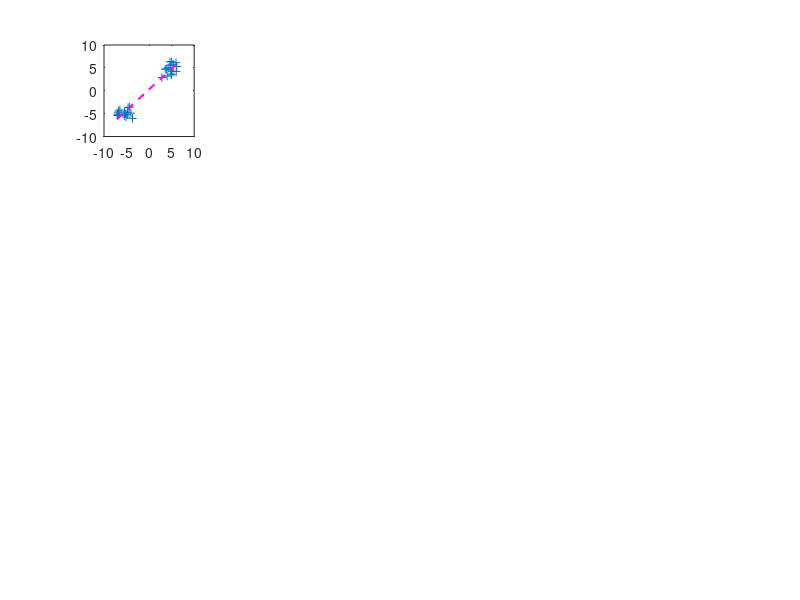

Recreate this plot in MATLAB. (Note: this script raises an error after producing the figure.)
%% Compare RSA Matrices Simulation

N = 16;

figure('Pos', [326 71 1291 912])

mu = [-5 -5; 5 5];
sigma = cat(3,[1 0; 0 1], [1 0; 0 1]);
%rng('default')  % For reproducibility
R = [];
R = [R; mvnrnd(mu(1,:),sigma(:,:,1),N)];
R = [R; mvnrnd(mu(2,:),sigma(:,:,2),N)];

subplot(4,5,1)
plot(R(:,1),R(:,2),'+')
set(gca,'xlim',[-10 10], 'ylim',[-10 10])
hold on
B = polyfit(R(:,1), R(:,2),1);
ls1 = plot(linspace(min(R(:,1)), max(R(:,1)),N),B(2) + linspace(min(R(:,1)), max(R(:,1)),N)*B(1),'--m','linewidth',1.5);
text(ls1.XData(end), ls1.YData(end),strrep(sprintf('r = %1.3f',corr(R(:,1), R(:,2))),'0.','.'),'Color','m')
B = polyfit(R(1:N,1), R(1:N,2),1);
ls2 = plot(linspace(min(R(1:N,1)), max(R(1:N,1)),N),B(2) + linspace(min(R(1:N,1)), max(R(1:N,1)),N)*B(1),'--r','linewidth',1.5);
text(ls2.XData(end), ls2.YData(end),strrep(sprintf('r = %1.3f',corr(R(1:N,1), R(1:N,2))),'0.','.'),'Color','r')
B = polyfit(R(N+1:end,1), R(N+1:end,2),1);
ls3 = plot(linspace(min(R(N+1:end,1)), max(R(N+1:end,1)),N),B(2) + linspace(min(R(N+1:end,1)), max(R(N+1:end,1)),N)*B(1),'--g','linewidth',1.5);
text(ls3.XData(end), ls3.YData(end),strrep(sprintf('r = %1.3f',corr(R(N+1:end,1), R(N+1:end,2))),'0.','.'),'Color','g')
hold off
title(sprintf('V_{corr} = %1.4f', (atanh(corr(R(1:N,1), R(1:N,2))) - atanh(corr(R(N+1:end,1), R(N+1:end,2))))*(atanh(corr(R(:,1), R(:,2))))))

mu = [-1 -1; 1 1];
sigma = cat(3,[1 0; 0 1], [1 0; 0 1]);
%rng('default')  % For reproducibility
R = [];
R = [R; mvnrnd(mu(1,:),sigma(:,:,1),N)];
R = [R; mvnrnd(mu(2,:),sigma(:,:,2),N)];

subplot(4,5,2)
plot(R(:,1),R(:,2),'+')
set(gca,'xlim',[-5 5], 'ylim',[-5 5])
hold on
B = polyfit(R(:,1), R(:,2),1);
ls1 = plot(linspace(min(R(:,1)), max(R(:,1)),N),B(2) + linspace(min(R(:,1)), max(R(:,1)),N)*B(1),'--m','linewidth',1.5);
text(ls1.XData(end), ls1.YData(end),strrep(sprintf('r = %1.3f',corr(R(:,1), R(:,2))),'0.','.'),'Color','m')
B = polyfit(R(1:N,1), R(1:N,2),1);
ls2 = plot(linspace(min(R(1:N,1)), max(R(1:N,1)),N),B(2) + linspace(min(R(1:N,1)), max(R(1:N,1)),N)*B(1),'--r','linewidth',1.5);
text(ls2.XData(end), ls2.YData(end),strrep(sprintf('r = %1.3f',corr(R(1:N,1), R(1:N,2))),'0.','.'),'Color','r')
B = polyfit(R(N+1:end,1), R(N+1:end,2),1);
ls3 = plot(linspace(min(R(N+1:end,1)), max(R(N+1:end,1)),N),B(2) + linspace(min(R(N+1:end,1)), max(R(N+1:end,1)),N)*B(1),'--g','linewidth',1.5);
text(ls3.XData(end), ls3.YData(end),strrep(sprintf('r = %1.3f',corr(R(N+1:end,1), R(N+1:end,2))),'0.','.'),'Color','g')
hold off
title(sprintf('V_{corr} = %1.4f', (atanh(corr(R(1:N,1), R(1:N,2))) - atanh(corr(R(N+1:end,1), R(N+1:end,2))))*(atanh(corr(R(:,1), R(:,2))))))

mu = [0 0; 0 0];
sigma = cat(3,[1 0; 0 1], [1 0; 0 1]);
%rng('default')  % For reproducibility
R = [];
R = [R; mvnrnd(mu(1,:),sigma(:,:,1),N)];
R = [R; mvnrnd(mu(2,:),sigma(:,:,2),N)];

subplot(4,5,3)
plot(R(:,1),R(:,2),'+')
set(gca,'xlim',[-5 5], 'ylim',[-5 5])
hold on
B = polyfit(R(:,1), R(:,2),1);
ls1 = plot(linspace(min(R(:,1)), max(R(:,1)),N),B(2) + linspace(min(R(:,1)), max(R(:,1)),N)*B(1),'--m','linewidth',1.5);
text(ls1.XData(end), ls1.YData(end),strrep(sprintf('r = %1.3f',corr(R(:,1), R(:,2))),'0.','.'),'Color','m')
B = polyfit(R(1:N,1), R(1:N,2),1);
ls2 = plot(linspace(min(R(1:N,1)), max(R(1:N,1)),N),B(2) + linspace(min(R(1:N,1)), max(R(1:N,1)),N)*B(1),'--r','linewidth',1.5);
text(ls2.XData(end), ls2.YData(end),strrep(sprintf('r = %1.3f',corr(R(1:N,1), R(1:N,2))),'0.','.'),'Color','r')
B = polyfit(R(N+1:end,1), R(N+1:end,2),1);
ls3 = plot(linspace(min(R(N+1:end,1)), max(R(N+1:end,1)),N),B(2) + linspace(min(R(N+1:end,1)), max(R(N+1:end,2)),N)*B(1),'--g','linewidth',1.5);
text(ls3.XData(end), ls3.YData(end),strrep(sprintf('r = %1.3f',corr(R(N+1:end,1), R(N+1:end,2))),'0.','.'),'Color','g')
hold off
title(sprintf('V_{corr} = %1.4f', (atanh(corr(R(1:N,1), R(1:N,2))) - atanh(corr(R(N+1:end,1), R(N+1:end,2))))*(atanh(corr(R(:,1), R(:,2))))))

mu = [-1 1; 1 -1];
sigma = cat(3,[1 0; 0 1], [1 0; 0 1]);
%rng('default')  % For reproducibility
R = [];
R = [R; mvnrnd(mu(1,:),sigma(:,:,1),N)];
R = [R; mvnrnd(mu(2,:),sigma(:,:,2),N)];

subplot(4,5,4)
plot(R(:,1),R(:,2),'+')
set(gca,'xlim',[-5 5], 'ylim',[-5 5])
hold on
B = polyfit(R(:,1), R(:,2),1);
ls1 = plot(linspace(min(R(:,1)), max(R(:,1)),N),B(2) + linspace(min(R(:,1)), max(R(:,1)),N)*B(1),'--m','linewidth',1.5);
text(ls1.XData(end), ls1.YData(end),strrep(sprintf('r = %1.3f',corr(R(:,1), R(:,2))),'0.','.'),'Color','m')
B = polyfit(R(1:N,1), R(1:N,2),1);
ls2 = plot(linspace(min(R(1:N,1)), max(R(1:N,1)),N),B(2) + linspace(min(R(1:N,1)), max(R(1:N,1)),N)*B(1),'--r','linewidth',1.5);
text(ls2.XData(end), ls2.YData(end),strrep(sprintf('r = %1.3f',corr(R(1:N,1), R(1:N,2))),'0.','.'),'Color','r')
B = polyfit(R(N+1:end,1), R(N+1:end,2),1);
ls3 = plot(linspace(min(R(N+1:end,1)), max(R(N+1:end,1)),N),B(2) + linspace(min(R(N+1:end,1)), max(R(N+1:end,1)),N)*B(1),'--g','linewidth',1.5);
text(ls3.XData(end), ls3.YData(end),strrep(sprintf('r = %1.3f',corr(R(N+1:end,1), R(N+1:end,2))),'0.','.'),'Color','g')
hold off
title(sprintf('V_{corr} = %1.4f', (atanh(corr(R(1:N,1), R(1:N,2))) - atanh(corr(R(N+1:end,1), R(N+1:end,2))))*(atanh(corr(R(:,1), R(:,2))))))

mu = [-5 5; 5 -5];
sigma = cat(3,[1 0; 0 1], [1 0; 0 1]);
%rng('default')  % For reproducibility
R = [];
R = [R; mvnrnd(mu(1,:),sigma(:,:,1),N)];
R = [R; mvnrnd(mu(2,:),sigma(:,:,2),N)];

subplot(4,5,5)
plot(R(:,1),R(:,2),'+')
set(gca,'xlim',[-10 10], 'ylim',[-10 10])
hold on
B = polyfit(R(:,1), R(:,2),1);
ls1 = plot(linspace(min(R(:,1)), max(R(:,1)),N),B(2) + linspace(min(R(:,1)), max(R(:,1)),N)*B(1),'--m','linewidth',1.5);
text(ls1.XData(end), ls1.YData(end),strrep(sprintf('r = %1.3f',corr(R(:,1), R(:,2))),'0.','.'),'Color','m')
B = polyfit(R(1:N,1), R(1:N,2),1);
ls2 = plot(linspace(min(R(1:N,1)), max(R(1:N,1)),N),B(2) + linspace(min(R(1:N,1)), max(R(1:N,1)),N)*B(1),'--r','linewidth',1.5);
text(ls2.XData(end), ls2.YData(end),strrep(sprintf('r = %1.3f',corr(R(1:N,1), R(1:N,2))),'0.','.'),'Color','r')
B = polyfit(R(N+1:end,1), R(N+1:end,2),1);
ls3 = plot(linspace(min(R(N+1:end,1)), max(R(N+1:end,1)),N),B(2) + linspace(min(R(N+1:end,1)), max(R(N+1:end,1)),N)*B(1),'--g','linewidth',1.5);
text(ls3.XData(end), ls3.YData(end),strrep(sprintf('r = %1.3f',corr(R(N+1:end,1), R(N+1:end,2))),'0.','.'),'Color','g')
hold off
title(sprintf('V_{corr} = %1.4f', (atanh(corr(R(1:N,1), R(1:N,2))) - atanh(corr(R(N+1:end,1), R(N+1:end,2))))*(atanh(corr(R(:,1), R(:,2))))))

mu = [-5 -5; 5 5];
sigma = cat(3,[1 .9; .9 1], [1 0; 0 1]);
%rng('default')  % For reproducibility
R = [];
R = [R; mvnrnd(mu(1,:),sigma(:,:,1),N)];
R = [R; mvnrnd(mu(2,:),sigma(:,:,2),N)];

subplot(4,5,6)
plot(R(:,1),R(:,2),'+')
set(gca,'xlim',[-10 10], 'ylim',[-10 10])
hold on
B = polyfit(R(:,1), R(:,2),1);
ls1 = plot(linspace(min(R(:,1)), max(R(:,1)),N),B(2) + linspace(min(R(:,1)), max(R(:,1)),N)*B(1),'--m','linewidth',1.5);
text(ls1.XData(end), ls1.YData(end),strrep(sprintf('r = %1.3f',corr(R(:,1), R(:,2))),'0.','.'),'Color','m')
B = polyfit(R(1:N,1), R(1:N,2),1);
ls2 = plot(linspace(min(R(1:N,1)), max(R(1:N,1)),N),B(2) + linspace(min(R(1:N,1)), max(R(1:N,1)),N)*B(1),'--r','linewidth',1.5);
text(ls2.XData(end), ls2.YData(end),strrep(sprintf('r = %1.3f',corr(R(1:N,1), R(1:N,2))),'0.','.'),'Color','r')
B = polyfit(R(N+1:end,1), R(N+1:end,2),1);
ls3 = plot(linspace(min(R(N+1:end,1)), max(R(N+1:end,1)),N),B(2) + linspace(min(R(N+1:end,1)), max(R(N+1:end,1)),N)*B(1),'--g','linewidth',1.5);
text(ls3.XData(end), ls3.YData(end),strrep(sprintf('r = %1.3f',corr(R(N+1:end,1), R(N+1:end,2))),'0.','.'),'Color','g')
hold off
title(sprintf('V_{corr} = %1.4f', (atanh(corr(R(1:N,1), R(1:N,2))) - atanh(corr(R(N+1:end,1), R(N+1:end,2))))*(atanh(corr(R(:,1), R(:,2))))))

mu = [-1 -1; 1 1];
sigma = cat(3,[1 .9; .9 1], [1 0; 0 1]);
%rng('default')  % For reproducibility
R = [];
R = [R; mvnrnd(mu(1,:),sigma(:,:,1),N)];
R = [R; mvnrnd(mu(2,:),sigma(:,:,2),N)];

subplot(4,5,7)
plot(R(:,1),R(:,2),'+')
set(gca,'xlim',[-5 5], 'ylim',[-5 5])
hold on
B = polyfit(R(:,1), R(:,2),1);
ls1 = plot(linspace(min(R(:,1)), max(R(:,1)),N),B(2) + linspace(min(R(:,1)), max(R(:,1)),N)*B(1),'--m','linewidth',1.5);
text(ls1.XData(end), ls1.YData(end),strrep(sprintf('r = %1.3f',corr(R(:,1), R(:,2))),'0.','.'),'Color','m')
B = polyfit(R(1:N,1), R(1:N,2),1);
ls2 = plot(linspace(min(R(1:N,1)), max(R(1:N,1)),N),B(2) + linspace(min(R(1:N,1)), max(R(1:N,1)),N)*B(1),'--r','linewidth',1.5);
text(ls2.XData(end), ls2.YData(end),strrep(sprintf('r = %1.3f',corr(R(1:N,1), R(1:N,2))),'0.','.'),'Color','r')
B = polyfit(R(N+1:end,1), R(N+1:end,2),1);
ls3 = plot(linspace(min(R(N+1:end,1)), max(R(N+1:end,1)),N),B(2) + linspace(min(R(N+1:end,1)), max(R(N+1:end,1)),N)*B(1),'--g','linewidth',1.5);
text(ls3.XData(end), ls3.YData(end),strrep(sprintf('r = %1.3f',corr(R(N+1:end,1), R(N+1:end,2))),'0.','.'),'Color','g')
hold off
title(sprintf('V_{corr} = %1.4f', (atanh(corr(R(1:N,1), R(1:N,2))) - atanh(corr(R(N+1:end,1), R(N+1:end,2))))*(atanh(corr(R(:,1), R(:,2))))))

mu = [0 0; 0 0];
sigma = cat(3,[1 .9; .9 1], [1 0; 0 1]);
%rng('default')  % For reproducibility
R = [];
R = [R; mvnrnd(mu(1,:),sigma(:,:,1),N)];
R = [R; mvnrnd(mu(2,:),sigma(:,:,2),N)];

subplot(4,5,8)
plot(R(:,1),R(:,2),'+')
set(gca,'xlim',[-5 5], 'ylim',[-5 5])
hold on
B = polyfit(R(:,1), R(:,2),1);
ls1 = plot(linspace(min(R(:,1)), max(R(:,1)),N),B(2) + linspace(min(R(:,1)), max(R(:,1)),N)*B(1),'--m','linewidth',1.5);
text(ls1.XData(end), ls1.YData(end),strrep(sprintf('r = %1.3f',corr(R(:,1), R(:,2))),'0.','.'),'Color','m')
B = polyfit(R(1:N,1), R(1:N,2),1);
ls2 = plot(linspace(min(R(1:N,1)), max(R(1:N,1)),N),B(2) + linspace(min(R(1:N,1)), max(R(1:N,1)),N)*B(1),'--r','linewidth',1.5);
text(ls2.XData(end), ls2.YData(end),strrep(sprintf('r = %1.3f',corr(R(1:N,1), R(1:N,2))),'0.','.'),'Color','r')
B = polyfit(R(N+1:end,1), R(N+1:end,2),1);
ls3 = plot(linspace(min(R(N+1:end,1)), max(R(N+1:end,1)),N),B(2) + linspace(min(R(N+1:end,1)), max(R(N+1:end,1)),N)*B(1),'--g','linewidth',1.5);
text(ls3.XData(end), ls3.YData(end),strrep(sprintf('r = %1.3f',corr(R(N+1:end,1), R(N+1:end,2))),'0.','.'),'Color','g')
hold off
title(sprintf('V_{corr} = %1.4f', (atanh(corr(R(1:N,1), R(1:N,2))) - atanh(corr(R(N+1:end,1), R(N+1:end,2))))*(atanh(corr(R(:,1), R(:,2))))))

mu = [-1 1; 1 -1];
sigma = cat(3,[1 .9; .9 1], [1 0; 0 1]);
%rng('default')  % For reproducibility
R = [];
R = [R; mvnrnd(mu(1,:),sigma(:,:,1),N)];
R = [R; mvnrnd(mu(2,:),sigma(:,:,2),N)];

subplot(4,5,9)
plot(R(:,1),R(:,2),'+')
set(gca,'xlim',[-5 5], 'ylim',[-5 5])
hold on
B = polyfit(R(:,1), R(:,2),1);
ls1 = plot(linspace(min(R(:,1)), max(R(:,1)),N),B(2) + linspace(min(R(:,1)), max(R(:,1)),N)*B(1),'--m','linewidth',1.5);
text(ls1.XData(end), ls1.YData(end),strrep(sprintf('r = %1.3f',corr(R(:,1), R(:,2))),'0.','.'),'Color','m')
B = polyfit(R(1:N,1), R(1:N,2),1);
ls2 = plot(linspace(min(R(1:N,1)), max(R(1:N,1)),N),B(2) + linspace(min(R(1:N,1)), max(R(1:N,1)),N)*B(1),'--r','linewidth',1.5);
text(ls2.XData(end), ls2.YData(end),strrep(sprintf('r = %1.3f',corr(R(1:N,1), R(1:N,2))),'0.','.'),'Color','r')
B = polyfit(R(N+1:end,1), R(N+1:end,2),1);
ls3 = plot(linspace(min(R(N+1:end,1)), max(R(N+1:end,1)),N),B(2) + linspace(min(R(N+1:end,1)), max(R(N+1:end,1)),N)*B(1),'--g','linewidth',1.5);
text(ls3.XData(end), ls3.YData(end),strrep(sprintf('r = %1.3f',corr(R(N+1:end,1), R(N+1:end,2))),'0.','.'),'Color','g')
hold off
title(sprintf('V_{corr} = %1.4f', (atanh(corr(R(1:N,1), R(1:N,2))) - atanh(corr(R(N+1:end,1), R(N+1:end,2))))*(atanh(corr(R(:,1), R(:,2))))))

mu = [-5 5; 5 -5];
sigma = cat(3,[1 .9; .9 1], [1 0; 0 1]);
%rng('default')  % For reproducibility
R = [];
R = [R; mvnrnd(mu(1,:),sigma(:,:,1),N)];
R = [R; mvnrnd(mu(2,:),sigma(:,:,2),N)];

subplot(4,5,10)
plot(R(:,1),R(:,2),'+')
set(gca,'xlim',[-10 10], 'ylim',[-10 10])
hold on
B = polyfit(R(:,1), R(:,2),1);
ls1 = plot(linspace(min(R(:,1)), max(R(:,1)),N),B(2) + linspace(min(R(:,1)), max(R(:,1)),N)*B(1),'--m','linewidth',1.5);
text(ls1.XData(end), ls1.YData(end),strrep(sprintf('r = %1.3f',corr(R(:,1), R(:,2))),'0.','.'),'Color','m')
B = polyfit(R(1:N,1), R(1:N,2),1);
ls2 = plot(linspace(min(R(1:N,1)), max(R(1:N,1)),N),B(2) + linspace(min(R(1:N,1)), max(R(1:N,1)),N)*B(1),'--r','linewidth',1.5);
text(ls2.XData(end), ls2.YData(end),strrep(sprintf('r = %1.3f',corr(R(1:N,1), R(1:N,2))),'0.','.'),'Color','r')
B = polyfit(R(N+1:end,1), R(N+1:end,2),1);
ls3 = plot(linspace(min(R(N+1:end,1)), max(R(N+1:end,1)),N),B(2) + linspace(min(R(N+1:end,1)), max(R(N+1:end,1)),N)*B(1),'--g','linewidth',1.5);
text(ls3.XData(end), ls3.YData(end),strrep(sprintf('r = %1.3f',corr(R(N+1:end,1), R(N+1:end,2))),'0.','.'),'Color','g')
hold off
title(sprintf('V_{corr} = %1.4f', (atanh(corr(R(1:N,1), R(1:N,2))) - atanh(corr(R(N+1:end,1), R(N+1:end,2))))*(atanh(corr(R(:,1), R(:,2))))))

mu = [-5 -5; 5 5];
sigma = cat(3,[1 .9; .9 1], [1 -.9; -.9 1]);
%rng('default')  % For reproducibility
R = [];
R = [R; mvnrnd(mu(1,:),sigma(:,:,1),N)];
R = [R; mvnrnd(mu(2,:),sigma(:,:,2),N)];

subplot(4,5,11)
plot(R(:,1),R(:,2),'+')
set(gca,'xlim',[-10 10], 'ylim',[-10 10])
hold on
B = polyfit(R(:,1), R(:,2),1);
ls1 = plot(linspace(min(R(:,2)), max(R(:,2)),N),B(2) + linspace(min(R(:,2)), max(R(:,2)),N)*B(1),'--m','linewidth',1.5);
text(ls1.XData(end), ls1.YData(end),strrep(sprintf('r = %1.3f',corr(R(:,1), R(:,2))),'0.','.'),'Color','m')
B = polyfit(R(1:N,1), R(1:N,2),1);
ls2 = plot(linspace(min(R(1:N,2)), max(R(1:N,2)),N),B(2) + linspace(min(R(1:N,2)), max(R(1:N,2)),N)*B(1),'--r','linewidth',1.5);
text(ls2.XData(end), ls2.YData(end),strrep(sprintf('r = %1.3f',corr(R(1:N,1), R(1:N,2))),'0.','.'),'Color','r')
B = polyfit(R(N+1:end,1), R(N+1:end,2),1);
ls3 = plot(linspace(min(R(N+1:end,2)), max(R(N+1:end,2)),N),B(2) + linspace(min(R(N+1:end,2)), max(R(N+1:end,2)),N)*B(1),'--g','linewidth',1.5);
text(ls3.XData(end), ls3.YData(end),strrep(sprintf('r = %1.3f',corr(R(N+1:end,1), R(N+1:end,2))),'0.','.'),'Color','g')
hold off
title(sprintf('V_{corr} = %1.4f', (atanh(corr(R(1:N,1), R(1:N,2))) - atanh(corr(R(N+1:end,1), R(N+1:end,2))))*(atanh(corr(R(:,1), R(:,2))))))

mu = [-1 -1; 1 1];
sigma = cat(3,[1 .9; .9 1], [1 -.9; -.9 1]);
%rng('default')  % For reproducibility
R = [];
R = [R; mvnrnd(mu(1,:),sigma(:,:,1),N)];
R = [R; mvnrnd(mu(2,:),sigma(:,:,2),N)];

subplot(4,5,12)
plot(R(:,1),R(:,2),'+')
set(gca,'xlim',[-5 5], 'ylim',[-5 5])
hold on
B = polyfit(R(:,1), R(:,2),1);
ls1 = plot(linspace(min(R(:,1)), max(R(:,1)),N),B(2) + linspace(min(R(:,1)), max(R(:,1)),N)*B(1),'--m','linewidth',1.5);
text(ls1.XData(end), ls1.YData(end),strrep(sprintf('r = %1.3f',corr(R(:,1), R(:,2))),'0.','.'),'Color','m')
B = polyfit(R(1:N,1), R(1:N,2),1);
ls2 = plot(linspace(min(R(1:N,1)), max(R(1:N,1)),N),B(2) + linspace(min(R(1:N,1)), max(R(1:N,1)),N)*B(1),'--r','linewidth',1.5);
text(ls2.XData(end), ls2.YData(end),strrep(sprintf('r = %1.3f',corr(R(1:N,1), R(1:N,2))),'0.','.'),'Color','r')
B = polyfit(R(N+1:end,1), R(N+1:end,2),1);
ls3 = plot(linspace(min(R(N+1:end,1)), max(R(N+1:end,1)),N),B(2) + linspace(min(R(N+1:end,1)), max(R(N+1:end,1)),N)*B(1),'--g','linewidth',1.5);
text(ls3.XData(end), ls3.YData(end),strrep(sprintf('r = %1.3f',corr(R(N+1:end,1), R(N+1:end,2))),'0.','.'),'Color','g')
hold off
title(sprintf('V_{corr} = %1.4f', (atanh(corr(R(1:N,1), R(1:N,2))) - atanh(corr(R(N+1:end,1), R(N+1:end,2))))*(atanh(corr(R(:,1), R(:,2))))))

mu = [0 0; 0 0];
sigma = cat(3,[1 .9; .9 1], [1 -.9; -.9 1]);
%rng('default')  % For reproducibility
R = [];
R = [R; mvnrnd(mu(1,:),sigma(:,:,1),N)];
R = [R; mvnrnd(mu(2,:),sigma(:,:,2),N)];

subplot(4,5,13)
plot(R(:,1),R(:,2),'+')
set(gca,'xlim',[-5 5], 'ylim',[-5 5])
hold on
B = polyfit(R(:,1), R(:,2),1);
ls1 = plot(linspace(min(R(:,1)), max(R(:,1)),N),B(2) + linspace(min(R(:,1)), max(R(:,1)),N)*B(1),'--m','linewidth',1.5);
text(ls1.XData(end), ls1.YData(end),strrep(sprintf('r = %1.3f',corr(R(:,1), R(:,2))),'0.','.'),'Color','m')
B = polyfit(R(1:N,1), R(1:N,2),1);
ls2 = plot(linspace(min(R(1:N,1)), max(R(1:N,1)),N),B(2) + linspace(min(R(1:N,1)), max(R(1:N,1)),N)*B(1),'--r','linewidth',1.5);
text(ls2.XData(end), ls2.YData(end),strrep(sprintf('r = %1.3f',corr(R(1:N,1), R(1:N,2))),'0.','.'),'Color','r')
B = polyfit(R(N+1:end,1), R(N+1:end,2),1);
ls3 = plot(linspace(min(R(N+1:end,1)), max(R(N+1:end,1)),N),B(2) + linspace(min(R(N+1:end,1)), max(R(N+1:end,1)),N)*B(1),'--g','linewidth',1.5);
text(ls3.XData(end), ls3.YData(end),strrep(sprintf('r = %1.3f',corr(R(N+1:end,1), R(N+1:end,2))),'0.','.'),'Color','g')
hold off
title(sprintf('V_{corr} = %1.4f', (atanh(corr(R(1:N,1), R(1:N,2))) - atanh(corr(R(N+1:end,1), R(N+1:end,2))))*(atanh(corr(R(:,1), R(:,2))))))

mu = [-1 1; 1 -1];
sigma = cat(3,[1 .9; .9 1], [1 -.9; -.9 1]);
%rng('default')  % For reproducibility
R = [];
R = [R; mvnrnd(mu(1,:),sigma(:,:,1),N)];
R = [R; mvnrnd(mu(2,:),sigma(:,:,2),N)];

subplot(4,5,14)
plot(R(:,1),R(:,2),'+')
set(gca,'xlim',[-5 5], 'ylim',[-5 5])
hold on
B = polyfit(R(:,1), R(:,2),1);
ls1 = plot(linspace(min(R(:,1)), max(R(:,1)),N),B(2) + linspace(min(R(:,1)), max(R(:,1)),N)*B(1),'--m','linewidth',1.5);
text(ls1.XData(end), ls1.YData(end),strrep(sprintf('r = %1.3f',corr(R(:,1), R(:,2))),'0.','.'),'Color','m')
B = polyfit(R(1:N,1), R(1:N,2),1);
ls2 = plot(linspace(min(R(1:N,1)), max(R(1:N,1)),N),B(2) + linspace(min(R(1:N,1)), max(R(1:N,1)),N)*B(1),'--r','linewidth',1.5);
text(ls2.XData(end), ls2.YData(end),strrep(sprintf('r = %1.3f',corr(R(1:N,1), R(1:N,2))),'0.','.'),'Color','r')
B = polyfit(R(N+1:end,1), R(N+1:end,2),1);
ls3 = plot(linspace(min(R(N+1:end,1)), max(R(N+1:end,1)),N),B(2) + linspace(min(R(N+1:end,1)), max(R(N+1:end,1)),N)*B(1),'--g','linewidth',1.5);
text(ls3.XData(end), ls3.YData(end),strrep(sprintf('r = %1.3f',corr(R(N+1:end,1), R(N+1:end,2))),'0.','.'),'Color','g')
hold off
title(sprintf('V_{corr} = %1.4f', (atanh(corr(R(1:N,1), R(1:N,2))) - atanh(corr(R(N+1:end,1), R(N+1:end,2))))*(atanh(corr(R(:,1), R(:,2))))))

mu = [-5 5; 5 -5];
sigma = cat(3,[1 .9; .9 1], [1 -.9; -.9 1]);
%rng('default')  % For reproducibility
R = [];
R = [R; mvnrnd(mu(1,:),sigma(:,:,1),N)];
R = [R; mvnrnd(mu(2,:),sigma(:,:,2),N)];

subplot(4,5,15)
plot(R(:,1),R(:,2),'+')
set(gca,'xlim',[-10 10], 'ylim',[-10 10])
hold on
B = polyfit(R(:,1), R(:,2),1);
ls1 = plot(linspace(min(R(:,1)), max(R(:,1)),N),B(2) + linspace(min(R(:,1)), max(R(:,1)),N)*B(1),'--m','linewidth',1.5);
text(ls1.XData(end), ls1.YData(end),strrep(sprintf('r = %1.3f',corr(R(:,1), R(:,2))),'0.','.'),'Color','m')
B = polyfit(R(1:N,1), R(1:N,2),1);
ls2 = plot(linspace(min(R(1:N,1)), max(R(1:N,1)),N),B(2) + linspace(min(R(1:N,1)), max(R(1:N,1)),N)*B(1),'--r','linewidth',1.5);
text(ls2.XData(end), ls2.YData(end),strrep(sprintf('r = %1.3f',corr(R(1:N,1), R(1:N,2))),'0.','.'),'Color','r')
B = polyfit(R(N+1:end,1), R(N+1:end,2),1);
ls3 = plot(linspace(min(R(N+1:end,1)), max(R(N+1:end,1)),N),B(2) + linspace(min(R(N+1:end,1)), max(R(N+1:end,1)),N)*B(1),'--g','linewidth',1.5);
text(ls3.XData(end), ls3.YData(end),strrep(sprintf('r = %1.3f',corr(R(N+1:end,1), R(N+1:end,2))),'0.','.'),'Color','g')
hold off
title(sprintf('V_{corr} = %1.4f', (atanh(corr(R(1:N,1), R(1:N,2))) - atanh(corr(R(N+1:end,1), R(N+1:end,2))))*(atanh(corr(R(:,1), R(:,2))))))

mu = [-5 -5; 5 5];
sigma = cat(3,[1 -.9; -.9 1], [1 -.9; -.9 1]);
%rng('default')  % For reproducibility
R = [];
R = [R; mvnrnd(mu(1,:),sigma(:,:,1),N)];
R = [R; mvnrnd(mu(2,:),sigma(:,:,2),N)];

subplot(4,5,16)
plot(R(:,1),R(:,2),'+')
set(gca,'xlim',[-10 10], 'ylim',[-10 10])
hold on
B = polyfit(R(:,1), R(:,2),1);
ls1 = plot(linspace(min(R(:,2)), max(R(:,2)),N),B(2) + linspace(min(R(:,2)), max(R(:,2)),N)*B(1),'--m','linewidth',1.5);
text(ls1.XData(end), ls1.YData(end),strrep(sprintf('r = %1.3f',corr(R(:,1), R(:,2))),'0.','.'),'Color','m')
B = polyfit(R(1:N,1), R(1:N,2),1);
ls2 = plot(linspace(min(R(1:N,2)), max(R(1:N,2)),N),B(2) + linspace(min(R(1:N,2)), max(R(1:N,2)),N)*B(1),'--r','linewidth',1.5);
text(ls2.XData(end), ls2.YData(end),strrep(sprintf('r = %1.3f',corr(R(1:N,1), R(1:N,2))),'0.','.'),'Color','r')
B = polyfit(R(N+1:end,1), R(N+1:end,2),1);
ls3 = plot(linspace(min(R(N+1:end,2)), max(R(N+1:end,2)),N),B(2) + linspace(min(R(N+1:end,2)), max(R(N+1:end,2)),N)*B(1),'--g','linewidth',1.5);
text(ls3.XData(end), ls3.YData(end),strrep(sprintf('r = %1.3f',corr(R(N+1:end,1), R(N+1:end,2))),'0.','.'),'Color','g')
hold off
title(sprintf('V_{corr} = %1.4f', (atanh(corr(R(1:N,1), R(1:N,2))) - atanh(corr(R(N+1:end,1), R(N+1:end,2))))*(atanh(corr(R(:,1), R(:,2))))))

mu = [-1 -1; 1 1];
sigma = cat(3,[1 -.9; -.9 1], [1 -.9; -.9 1]);
%rng('default')  % For reproducibility
R = [];
R = [R; mvnrnd(mu(1,:),sigma(:,:,1),N)];
R = [R; mvnrnd(mu(2,:),sigma(:,:,2),N)];

subplot(4,5,17)
plot(R(:,1),R(:,2),'+')
set(gca,'xlim',[-5 5], 'ylim',[-5 5])
hold on
B = polyfit(R(:,1), R(:,2),1);
ls1 = plot(linspace(min(R(:,1)), max(R(:,1)),N),B(2) + linspace(min(R(:,1)), max(R(:,1)),N)*B(1),'--m','linewidth',1.5);
text(ls1.XData(end), ls1.YData(end),strrep(sprintf('r = %1.3f',corr(R(:,1), R(:,2))),'0.','.'),'Color','m')
B = polyfit(R(1:N,1), R(1:N,2),1);
ls2 = plot(linspace(min(R(1:N,1)), max(R(1:N,1)),N),B(2) + linspace(min(R(1:N,1)), max(R(1:N,1)),N)*B(1),'--r','linewidth',1.5);
text(ls2.XData(end), ls2.YData(end),strrep(sprintf('r = %1.3f',corr(R(1:N,1), R(1:N,2))),'0.','.'),'Color','r')
B = polyfit(R(N+1:end,1), R(N+1:end,2),1);
ls3 = plot(linspace(min(R(N+1:end,1)), max(R(N+1:end,1)),N),B(2) + linspace(min(R(N+1:end,1)), max(R(N+1:end,1)),N)*B(1),'--g','linewidth',1.5);
text(ls3.XData(end), ls3.YData(end),strrep(sprintf('r = %1.3f',corr(R(N+1:end,1), R(N+1:end,2))),'0.','.'),'Color','g')
hold off
title(sprintf('V_{corr} = %1.4f', (atanh(corr(R(1:N,1), R(1:N,2))) - atanh(corr(R(N+1:end,1), R(N+1:end,2))))*(atanh(corr(R(:,1), R(:,2))))))

mu = [0 0; 0 0];
sigma = cat(3,[1 -.9; -.9 1], [1 -.9; -.9 1]);
%rng('default')  % For reproducibility
R = [];
R = [R; mvnrnd(mu(1,:),sigma(:,:,1),N)];
R = [R; mvnrnd(mu(2,:),sigma(:,:,2),N)];

subplot(4,5,18)
plot(R(:,1),R(:,2),'+')
set(gca,'xlim',[-5 5], 'ylim',[-5 5])
hold on
B = polyfit(R(:,1), R(:,2),1);
ls1 = plot(linspace(min(R(:,1)), max(R(:,1)),N),B(2) + linspace(min(R(:,1)), max(R(:,1)),N)*B(1),'--m','linewidth',1.5);
text(ls1.XData(end), ls1.YData(end),strrep(sprintf('r = %1.3f',corr(R(:,1), R(:,2))),'0.','.'),'Color','m')
B = polyfit(R(1:N,1), R(1:N,2),1);
ls2 = plot(linspace(min(R(1:N,1)), max(R(1:N,1)),N),B(2) + linspace(min(R(1:N,1)), max(R(1:N,1)),N)*B(1),'--r','linewidth',1.5);
text(ls2.XData(end), ls2.YData(end),strrep(sprintf('r = %1.3f',corr(R(1:N,1), R(1:N,2))),'0.','.'),'Color','r')
B = polyfit(R(N+1:end,1), R(N+1:end,2),1);
ls3 = plot(linspace(min(R(N+1:end,1)), max(R(N+1:end,1)),N),B(2) + linspace(min(R(N+1:end,1)), max(R(N+1:end,1)),N)*B(1),'--g','linewidth',1.5);
text(ls3.XData(end), ls3.YData(end),strrep(sprintf('r = %1.3f',corr(R(N+1:end,1), R(N+1:end,2))),'0.','.'),'Color','g')
hold off
title(sprintf('V_{corr} = %1.4f', (atanh(corr(R(1:N,1), R(1:N,2))) - atanh(corr(R(N+1:end,1), R(N+1:end,2))))*(atanh(corr(R(:,1), R(:,2))))))

mu = [-1 1; 1 -1];
sigma = cat(3,[1 -.9; -.9 1], [1 -.9; -.9 1]);
%rng('default')  % For reproducibility
R = [];
R = [R; mvnrnd(mu(1,:),sigma(:,:,1),N)];
R = [R; mvnrnd(mu(2,:),sigma(:,:,2),N)];

subplot(4,5,19)
plot(R(:,1),R(:,2),'+')
set(gca,'xlim',[-5 5], 'ylim',[-5 5])
hold on
B = polyfit(R(:,1), R(:,2),1);
ls1 = plot(linspace(min(R(:,1)), max(R(:,1)),N),B(2) + linspace(min(R(:,1)), max(R(:,1)),N)*B(1),'--m','linewidth',1.5);
text(ls1.XData(end), ls1.YData(end),strrep(sprintf('r = %1.3f',corr(R(:,1), R(:,2))),'0.','.'),'Color','m')
B = polyfit(R(1:N,1), R(1:N,2),1);
ls2 = plot(linspace(min(R(1:N,1)), max(R(1:N,1)),N),B(2) + linspace(min(R(1:N,1)), max(R(1:N,1)),N)*B(1),'--r','linewidth',1.5);
text(ls2.XData(end), ls2.YData(end),strrep(sprintf('r = %1.3f',corr(R(1:N,1), R(1:N,2))),'0.','.'),'Color','r')
B = polyfit(R(N+1:end,1), R(N+1:end,2),1);
ls3 = plot(linspace(min(R(N+1:end,1)), max(R(N+1:end,1)),N),B(2) + linspace(min(R(N+1:end,1)), max(R(N+1:end,1)),N)*B(1),'--g','linewidth',1.5);
text(ls3.XData(end), ls3.YData(end),strrep(sprintf('r = %1.3f',corr(R(N+1:end,1), R(N+1:end,2))),'0.','.'),'Color','g')
hold off
title(sprintf('V_{corr} = %1.4f', (atanh(corr(R(1:N,1), R(1:N,2))) - atanh(corr(R(N+1:end,1), R(N+1:end,2))))*(atanh(corr(R(:,1), R(:,2))))))

mu = [-5 5; 5 -5];
sigma = cat(3,[1 -.9; -.9 1], [1 -.9; -.9 1]);
%rng('default')  % For reproducibility
R = [];
R = [R; mvnrnd(mu(1,:),sigma(:,:,1),N)];
R = [R; mvnrnd(mu(2,:),sigma(:,:,2),N)];

subplot(4,5,20)
plot(R(:,1),R(:,2),'+')
set(gca,'xlim',[-10 10], 'ylim',[-10 10])
hold on
B = polyfit(R(:,1), R(:,2),1);
ls1 = plot(linspace(min(R(:,1)), max(R(:,1)),N),B(2) + linspace(min(R(:,1)), max(R(:,1)),N)*B(1),'--m','linewidth',1.5);
text(ls1.XData(end), ls1.YData(end),strrep(sprintf('r = %1.3f',corr(R(:,1), R(:,2))),'0.','.'),'Color','m')
B = polyfit(R(1:N,1), R(1:N,2),1);
ls2 = plot(linspace(min(R(1:N,1)), max(R(1:N,1)),N),B(2) + linspace(min(R(1:N,1)), max(R(1:N,1)),N)*B(1),'--r','linewidth',1.5);
text(ls2.XData(end), ls2.YData(end),strrep(sprintf('r = %1.3f',corr(R(1:N,1), R(1:N,2))),'0.','.'),'Color','r')
B = polyfit(R(N+1:end,1), R(N+1:end,2),1);
ls3 = plot(linspace(min(R(N+1:end,1)), max(R(N+1:end,1)),N),B(2) + linspace(min(R(N+1:end,1)), max(R(N+1:end,1)),N)*B(1),'--g','linewidth',1.5);
text(ls3.XData(end), ls3.YData(end),strrep(sprintf('r = %1.3f',corr(R(N+1:end,1), R(N+1:end,2))),'0.','.'),'Color','g')
hold off
title(sprintf('V_{corr} = %1.4f', (atanh(corr(R(1:N,1), R(1:N,2))) - atanh(corr(R(N+1:end,1), R(N+1:end,2))))*(atanh(corr(R(:,1), R(:,2))))))



%% Matrix 


N = 16;

%figure('Pos', [326 71 1291 912])

mu = [0 0; 0 0];
sigma = cat(3,[1 0.99; 0.99 1], [1 0; 0 1]);
%rng('default')  % For reproducibility
R = [];
R = [R; mvnrnd(mu(1,:),sigma(:,:,1),0.5*N*(0.5*N -1))];
R = [R; mvnrnd(mu(2,:),sigma(:,:,2),0.5*N*(0.5*N -1))];

fast_corr(tiedrank_(R(:,1),1), tiedrank_(R(:,2),1));
ICC(tiedrank_(R,1), 'A-k');
ICC(tiedrank_(R,1), 'C-k');


corrs1 = -0.9:0.05:0.9;
corrs2 = -0.9:0.05:0.9;

mu = [0 0; 0 0];
sigma = cat(3,[1 0; 0 1], [1 0; 0 1]);
Cor_Mat = zeros(length(corrs1),length(corrs2));
ICC_C_Mat = zeros(length(corrs1),length(corrs2));
ICC_A_Mat = zeros(length(corrs1),length(corrs2));
for c1 = 1:length(corrs1)
    for c2 = 1:length(corrs2)
        sigma(1,2,1) = corrs1(c1); sigma(2,1,1) = corrs1(c1);
        sigma(1,2,2) = corrs2(c2); sigma(2,1,2) = corrs2(c2);
        R = [];
        R = [R; mvnrnd(mu(1,:),sigma(:,:,1),0.5*N*(0.5*N -1))];
        R = [R; mvnrnd(mu(2,:),sigma(:,:,2),0.5*N*(0.5*N -1))];

        Cor_Mat(c1,c2) = fast_corr(tiedrank_(R(:,1),1), tiedrank_(R(:,2),1));
        %ICC_A_Mat(c1,c2) = ICC([R(1:56,1:2) R(57:112,1:2)], 'A-1');
        %ICC_C_Mat(c1,c2) = ICC([R(1:56,1:2) R(57:112,1:2)], 'C-1');
        tr_data = tiedrank_(R,1);
        ICC_A_Mat(c1,c2) = ICC([tr_data(1:56,1:2) tr_data(57:112,1:2)], 'A-k');
        ICC_C_Mat(c1,c2) = ICC([tr_data(1:56,1:2) tr_data(57:112,1:2)], 'C-k');
    end
end

figure
subplot(1,3,1)
surf(corrs1, corrs2, Cor_Mat)
title('Correlation'), xlabel('x'), ylabel('y')
subplot(1,3,2)
surf(corrs1, corrs2, ICC_A_Mat)
%set(gca,'zlim',[-3 1.2])
title('ICC Agreement'), xlabel('x'), ylabel('y')
subplot(1,3,3)
surf(corrs1, corrs2, ICC_C_Mat)
%set(gca,'zlim',[-3 1.2])
title('ICC Consistency'), xlabel('x'), ylabel('y')

figure
surf(corrs1, corrs2, ICC_A_Mat./ICC_C_Mat)
title('ICC Agreement/Consistency'), xlabel('x'), ylabel('y')


mus1 = -3:0.2:3;
mus2 = -3:0.2:3;

mu = [0 0; 0 0];
sigma = cat(3,[1 0; 0 1], [1 0; 0 1]);
Cor_Mat = zeros(length(mus1),length(mus2));
ICC_C_Mat = zeros(length(mus1),length(mus2));
ICC_A_Mat = zeros(length(mus1),length(mus2));
for m1 = 1:length(mus1)
    for m2 = 1:length(mus2) 
        mu(2,:) = [mus1(m1) mus2(m2)];
        R = [];
        R = [R; mvnrnd(mu(1,:),sigma(:,:,1),0.5*N*(0.5*N -1))];
        R = [R; mvnrnd(mu(2,:),sigma(:,:,2),0.5*N*(0.5*N -1))];

        Cor_Mat(m1,m2) = fast_corr(tiedrank_(R(:,1),1), tiedrank_(R(:,2),1));
        %ICC_A_Mat(m1,m2) = ICC([R(1:56,1:2) R(57:112,1:2)], 'A-1');
        %ICC_C_Mat(m1,m2) = ICC([R(1:56,1:2) R(57:112,1:2)], 'C-1');
        tr_data = tiedrank_(R,1);
        ICC_A_Mat(m1,m2) = ICC([tr_data(1:56,1:2) tr_data(57:112,1:2)], 'A-k');
        ICC_C_Mat(m1,m2) = ICC([tr_data(1:56,1:2) tr_data(57:112,1:2)], 'C-k');
    end
end

figure
subplot(1,3,1)
surf(mus1, mus2, Cor_Mat)
title('Correlation'), xlabel('x'), ylabel('y')
subplot(1,3,2)
surf(mus1, mus2, ICC_A_Mat)
%set(gca,'zlim',[-3 1.2])
title('ICC Agreement'), xlabel('x'), ylabel('y')
subplot(1,3,3)
surf(mus1, mus2, ICC_C_Mat)
%set(gca,'zlim',[-3 1.2])
title('ICC Consistency'), xlabel('x'), ylabel('y')


figure
surf(mus1, mus2, ICC_A_Mat./ICC_C_Mat)
title('ICC Agreement/Consistency'), xlabel('x'), ylabel('y')



mus1 = -2:1:2;
mus2 = -2:1:2;

mu = [0 0; 0 0];
sigma = cat(3,[1 0; 0 1], [1 0; 0 1]);
Cor_Cell = cell(length(mus1),length(mus2));
ICC_C_Cell = cell(length(mus1),length(mus2));
ICC_A_Cell = cell(length(mus1),length(mus2));
for m1 = 1:length(mus1)
    for m2 = 1:length(mus2) 

        corrs1 = -0.9:0.1:0.9;
        corrs2 = -0.9:0.1:0.9;

        Cor_Cell{m1,m2} = zeros(length(corrs1),length(corrs2));
        ICC_C_Cell{m1,m2} = zeros(length(corrs1),length(corrs2));
        ICC_A_Cell{m1,m2} = zeros(length(corrs1),length(corrs2));
        for c1 = 1:length(corrs1)
            for c2 = 1:length(corrs2)
                mu(2,:) = [mus1(m1) mus2(m2)];
                sigma(1,2,1) = corrs1(c1); sigma(2,1,1) = corrs1(c1);
                sigma(1,2,2) = corrs2(c2); sigma(2,1,2) = corrs2(c2);
                R = [];
                R = [R; mvnrnd(mu(1,:),sigma(:,:,1),0.5*N*(0.5*N -1))];
                R = [R; mvnrnd(mu(2,:),sigma(:,:,2),0.5*N*(0.5*N -1))];

                Cor_Cell{m1,m2}(c1,c2) = fast_corr(tiedrank_(R(:,1),1), tiedrank_(R(:,2),1));
                ICC_C_Cell{m1,m2}(c1,c2) = ICC([R(1:56,1:2) R(57:112,1:2)], 'A-1');
                ICC_A_Cell{m1,m2}(c1,c2) = ICC([R(1:56,1:2) R(57:112,1:2)], 'C-1');
                %tr_data = tiedrank_(R,1);
                %ICC_C_Cell{m1,m2}(c1,c2) = ICC([tr_data(1:56,1:2) tr_data(57:112,1:2)], 'A-1');
                %ICC_A_Cell{m1,m2}(c1,c2) = ICC([tr_data(1:56,1:2) tr_data(57:112,1:2)], 'C-1');
            end
        end
        
    end
end


figure
Data = ICC_C_Cell';
tmp_max = cell2mat(cellfun(@(x) max(x(:)), Data,'UniformOutput',0));
tmp_min = cell2mat(cellfun(@(x) min(x(:)), Data,'UniformOutput',0));
c_limit = [min(tmp_min(:)) max(tmp_max(:))];
for sbp = 1:25
    subplot(5,5,sbp)
    imagesc(Data{sbp})
    set(gca,'clim',c_limit, 'xtick',[], 'ytick',[])
    axis square
end 

figure
Data1 = ICC_C_Cell';
Data2 = ICC_A_Cell';
tmp_max = cell2mat(cellfun(@(x,y) max(x(:)./y(:)), Data1, Data2,'UniformOutput',0));
tmp_min = cell2mat(cellfun(@(x,y) min(x(:)./y(:)), Data1, Data2,'UniformOutput',0));
c_limit = [min(tmp_min(:)) max(tmp_max(:))];
for sbp = 1:25
    subplot(5,5,sbp)
    cur_data = Data1{sbp}./Data2{sbp};
    imagesc(cur_data)
    set(gca,'clim',c_limit,'xtick',[], 'ytick',[])
    axis square
end 


N = 16;

mus1 = -2:1:2;
mus2 = 2:-1:-2;

mu = [0 0; 0 0];
sigma = cat(3,[1 0; 0 1], [1 0; 0 1]);
NMeas_Cell = cell(length(mus2),length(mus1));
for m2 = 1:length(mus2)
    for m1 = 1:length(mus1) 

        corrs1 = -0.9:0.1:0.9;
        corrs2 = 0.9:-0.1:-0.9;

        NMeas_Cell{m2,m1} = zeros(length(corrs2),length(corrs1));
        for c2 = 1:length(corrs2)
            for c1 = 1:length(corrs1)
                mu(2,:) = [mus1(m1) mus2(m2)];
                sigma(1,2,1) = corrs1(c1); sigma(2,1,1) = corrs1(c1);
                sigma(1,2,2) = corrs2(c2); sigma(2,1,2) = corrs2(c2);
                R = [];
                R = [R; mvnrnd(mu(1,:),sigma(:,:,1),0.5*N*(0.5*N -1))];
                R = [R; mvnrnd(mu(2,:),sigma(:,:,2),0.5*N*(0.5*N -1))];
                
                cur_data_all = tiedrank_(R,1);
                cor_all = fast_corr(cur_data_all(:,1), cur_data_all(:,2));
                cur_data = tiedrank_(R(1:56,:),1);
                cor_wi  = fast_corr(cur_data(:,1), cur_data(:,2));
                cur_data = tiedrank_(R(57:112,:),1);
                cor_bt  = fast_corr(cur_data(:,1), cur_data(:,2));
                %NMeas_Cell{m2,m1}(c2,c1) = (atanh(cor_wi) - atanh(cor_bt))*atanh(cor_all);
                %[~,p_val] = ttest2(reshape(R(1:56,:),56*2,1), reshape(R(56+1:end,:),56*2,1));
                %NMeas_Cell{m2,m1}(c2,c1) = (abs(norminv(p_val,0,1))/abs(atanh(cor_wi) - atanh(cor_bt)))*atanh(cor_all);
                
                %X = [ones(N*(0.5*N -1),1), cur_data_all(:,2)];
                %%X = [ones(N*(0.5*N -1),1), kron([1;0], ones(0.5*N*(0.5*N -1),1))];
                %%X = R_tr(:,2);
                %y = cur_data_all(:,1);
                %SS_tot = (y - mean(y))' * (y - mean(y));
                %SS_res1 = y'*(eye(N*(0.5*N -1)) - X*((X'*X)\X'))*y;
                %%Rsq1 = 1 - SS_res1/SS_tot;
                %X = [ones(N*(0.5*N -1),1), cur_data_all(:,2), kron([1;0], ones(0.5*N*(0.5*N -1),1))];
                %%X = [ones(N*(0.5*N -1),1), cur_data_all(:,2), kron([1;0], ones(0.5*N*(0.5*N -1),1)).*cur_data_all(:,2)];
                %%X = [R_tr(:,2), kron([1;0], ones(0.5*N*(0.5*N -1),1)), kron([0;1], ones(0.5*N*(0.5*N -1),1))];
                %SS_res2 = y'*(eye(N*(0.5*N -1)) - X*((X'*X)\X'))*y;
                %%Rsq2 = 1 - SS_res2/SS_tot;
                %F = (SS_res1 - SS_res2)/(SS_res2 / (N*(0.5*N -1) - 3));
                %NMeas_Cell{m2,m1}(c2,c1) = abs(f2z_bloc(F,1,N*(0.5*N -1) - 3))*atanh(cor_all);
                %%p = min(fcdf(F,1,N*(0.5*N -1) - 3),0.999999);
                %%NMeas_Cell{m2,m1}(c2,c1) = abs(norminv(p))*atanh(cor_all);
                
                y = cur_data_all(:,1);
                %X = [ones(N*(0.5*N -1),1), cur_data_all(:,2)];
                X = cur_data_all(:,2);
                pred = X*((X'*X)\X'*y);
                %X = [ones(N*(0.5*N -1),1), kron([1;0], ones(0.5*N*(0.5*N -1),1))];
                X = [kron([1;0], ones(0.5*N*(0.5*N -1),1)), kron([0;1], ones(0.5*N*(0.5*N -1),1))];
                SS_tot = (pred - mean(pred))' * (pred - mean(pred));
                SS_res = (pred - X*((X'*X)\X'*pred))' * (pred - X*((X'*X)\X'*pred));
                NMeas_Cell{m2,m1}(c2,c1) = atanh(sqrt(1 - min(SS_res/SS_tot,1))) * atanh(cor_all);
                
            end
        end
        
    end
end


figure('Pos',[164 67 1504 926])
Data = NMeas_Cell';
tmp_max = cell2mat(cellfun(@(x) max(x(:)), Data,'UniformOutput',0));
tmp_min = cell2mat(cellfun(@(x) min(x(:)), Data,'UniformOutput',0));
c_limit = [-.7 .7];%[min(tmp_min(:))+0.9 max(tmp_max(:))-1];
phase_shift = [1.2 0.6 0 -0.6 -1.2];
for sbp = 1:25
    h1 = subplot(5,5,sbp);
    imagesc(Data{sbp});
    set(gca,'clim',c_limit, 'xtick',[], 'ytick',[])
    axis square
    aspect = get(h1,'PlotBoxAspectRatio');
    set(h1,'Units','pixels');
    pos = get(h1,'Position');
    pos(3) = aspect(1)/aspect(2)*pos(4);
    set(h1,'Position',pos);
    
    h2 = axes('Units','pixels','pos',[pos(1) pos(2)-25 pos(3) 20],'xlim',[-15 155],'ylim',[-15 15],'visible','off');
    hold on
    for elp = 1:5
        t = linspace(0,2*pi) ;
        a = 15; b = 15;
        x = a*cos(t+phase_shift(elp)) ;
        y = b*sin(t) ;
        plot(x+35*(elp-1),y,'k','linewidth',2)
    end
    axis equal
    box off
    h3 = axes('Units','pixels','pos',[pos(1)-25 pos(2) 20 pos(4)],'xlim',[-15 15],'ylim',[-15 155],'visible','off');
    hold on
    for elp = 1:5
        t = linspace(0,2*pi) ;
        a = 15; b = 15;
        x = a*cos(t+phase_shift(elp)) ;
        y = b*sin(t) ;
        plot(x,y+35*(elp-1),'k','linewidth',2)
    end
    axis equal
    box off
    
    set(h1,'Units','normalized')
    set(h2,'Units','normalized')
    set(h3,'Units','normalized')
    
end 


%% Plot Correlations

mus = [kron(ones(5,1),[-2 -1 0 1 2]') kron([-2 -1 0 1 2]',ones(5,1))];

figure('Pos', [326 71 1291 912])

mu = [0 0; 0 0];
sigma = cat(3,[1 .6; .6 1], [1 -.2; -.2 1]);
for sbp = 1:25
    mu(2,:) = [mus(sbp) mus(sbp)];
    R = [];
    R = [R; mvnrnd(mu(1,:),sigma(:,:,1),N)];
    R = [R; mvnrnd(mu(2,:),sigma(:,:,2),N)];
    R_tr = tiedrank_(R,1); R_tr_g1 = tiedrank_(R(1:N,:),1); R_tr_g2 = tiedrank_(R(N+1:end,:),1);
    h1 = subplot(5,5,sbp);
    plot(R_tr(1:N,1),R_tr(1:N,2),'+r')
    hold on
    plot(R_tr(N+1:end,1),R_tr(N+1:end,2),'+g')
    set(gca,'xlim',[-5 40], 'ylim',[-5 40], 'xtick', [],'ytick',[]) %set(gca,'xlim',[-5 5], 'ylim',[-5 5], 'xtick', [],'ytick',[])
    B = polyfit(R_tr(:,1), R_tr(:,2),1);
    ls1 = plot(linspace(min(R_tr(:,1)), max(R_tr(:,1)),N),B(2) + linspace(min(R_tr(:,1)), max(R_tr(:,1)),N)*B(1),'--m','linewidth',1.5);
    text(ls1.XData(end), ls1.YData(end),strrep(sprintf('r = %1.3f',corr(R_tr(:,1), R_tr(:,2))),'0.','.'),'Color','m')
    B = polyfit(R_tr(1:N,1), R_tr(1:N,2),1);
    ls2 = plot(linspace(min(R_tr(1:N,1)), max(R_tr(1:N,1)),N),B(2) + linspace(min(R_tr(1:N,1)), max(R_tr(1:N,1)),N)*B(1),'--r','linewidth',1.5);
    text(ls2.XData(end), ls2.YData(end),strrep(sprintf('r = %1.3f',corr(R_tr(1:N,1), R_tr(1:N,2))),'0.','.'),'Color','r')
    B = polyfit(R_tr(N+1:end,1), R_tr(N+1:end,2),1);
    ls3 = plot(linspace(min(R_tr(N+1:end,1)), max(R_tr(N+1:end,1)),N),B(2) + linspace(min(R_tr(N+1:end,1)), max(R_tr(N+1:end,1)),N)*B(1),'--g','linewidth',1.5);
    text(ls3.XData(end), ls3.YData(end),strrep(sprintf('r = %1.3f',corr(R_tr(N+1:end,1), R_tr(N+1:end,2))),'0.','.'),'Color','g')
    hold off
    
    title(sprintf('V_{corr} = %1.4f', (atanh(corr(R_tr_g1(:,1), R_tr_g1(:,2))) - atanh(corr(R_tr_g2(:,1), R_tr_g2(:,2))))*(atanh(corr(R_tr(:,1), R_tr(:,2))))),'fontsize',8)
    axis square
end


%% New Idea

N = 56;

mus = [kron(ones(5,1),([-2 -1 0 1 2])') kron(([2 1 0 -1 -2])',ones(5,1))];

figure('Pos', [326 71 1291 912])

mu = [0 0; 0 0];
sigma = cat(3,[1 .8; .8 1], [1 -.7; -.7 1]);
for sbp = 1:25
    mu(2,:) = [mus(sbp,1) mus(sbp,2)];
    R = [];
    R = [R; mvnrnd(mu(1,:),sigma(:,:,1),N)];
    R = [R; mvnrnd(mu(2,:),sigma(:,:,2),N)];
    R_tr = tiedrank_(R,1); R_tr_g1 = tiedrank_(R(1:N,:),1); R_tr_g2 = tiedrank_(R(N+1:end,:),1);
    %R_tr = R;
    h1 = subplot(5,5,sbp);
    plot(R_tr(1:N,1),R_tr(1:N,2),'+r')
    hold on
    plot(R_tr(N+1:end,1),R_tr(N+1:end,2),'+g')
    set(gca,'xlim',[min(R_tr(:))-20 max(R_tr(:))+13], 'ylim',[min(R_tr(:))-20 max(R_tr(:))+13], 'xtick', [],'ytick',[]) %set(gca,'xlim',[-5 5], 'ylim',[-5 5], 'xtick', [],'ytick',[])
    B = polyfit(R_tr(:,1), R_tr(:,2),1);
    ls1 = plot(linspace(min(R_tr(:,1)), max(R_tr(:,1)),N),B(2) + linspace(min(R_tr(:,1)), max(R_tr(:,1)),N)*B(1),'--m','linewidth',1.5);
    text(ls1.XData(end), ls1.YData(end),strrep(sprintf('r = %1.3f',corr(R_tr(:,1), R_tr(:,2))),'0.','.'),'Color','m')
    B = polyfit(R_tr(1:N,1), R_tr(1:N,2),1);
    ls2 = plot(linspace(min(R_tr(1:N,1)), max(R_tr(1:N,1)),N),B(2) + linspace(min(R_tr(1:N,1)), max(R_tr(1:N,1)),N)*B(1),'--r','linewidth',1.5);
    text(ls2.XData(end), ls2.YData(end),strrep(sprintf('r = %1.3f',corr(R_tr(1:N,1), R_tr(1:N,2))),'0.','.'),'Color','r')
    B = polyfit(R_tr(N+1:end,1), R_tr(N+1:end,2),1);
    ls3 = plot(linspace(min(R_tr(N+1:end,1)), max(R_tr(N+1:end,1)),N),B(2) + linspace(min(R_tr(N+1:end,1)), max(R_tr(N+1:end,1)),N)*B(1),'--g','linewidth',1.5);
    text(ls3.XData(end), ls3.YData(end),strrep(sprintf('r = %1.3f',corr(R_tr(N+1:end,1), R_tr(N+1:end,2))),'0.','.'),'Color','g')
    hold off
    
    X = [ones(2*N,1), R_tr(:,2)];
    %X = [ones(2*N,1), kron([1;0], ones(N,1))];
    %X = R_tr(:,2);
    y = R_tr(:,1);
    SS_tot = (y - mean(y))' * (y - mean(y));
    SS_res1 = (y - X*((X'*X)\X'*y))' * (y - X*((X'*X)\X'*y));
    %Rsq1 = 1 - SS_res1/SS_tot;
    X = [ones(2*N,1), R_tr(:,2), kron([1;0], ones(N,1))];
    %X = [ones(2*N,1), R_tr(:,2), kron([1;0], ones(N,1)).*R_tr(:,2)];
    %X = [R_tr(:,2), kron([1;0], ones(16,1)), kron([0;1], ones(16,1))];
    SS_res2 = (y - X*((X'*X)\X'*y))' * (y - X*((X'*X)\X'*y));
    %Rsq2 = 1 - SS_res2/SS_tot;
    F = (SS_res1 - SS_res2)/(SS_res2 / (2*N - 3));
    p = fcdf(F,1,2*N - 3,'upper');
    meas = abs(norminv(p))*atanh(corr(R_tr(:,1), R_tr(:,2)));
    
    %y = R_tr(:,1);
    %%X = [ones(2*N,1), R_tr(:,2)];
    %X = R_tr(:,2);
    %pred = X*((X'*X)\X'*y);
    %%X = [ones(2*N,1), kron([1;0], ones(N,1))];
    %X = [kron([1;0], ones(N,1)), kron([0;1], ones(N,1))];
    %SS_tot = (pred - mean(pred))' * (pred - mean(pred));
    %SS_res = (pred - X*((X'*X)\X'*pred))' * (pred - X*((X'*X)\X'*pred));
    %meas = atanh(sqrt(1 - SS_res/SS_tot)) * atanh(corr(R_tr(:,1), R_tr(:,2)));
    
    %[~,p_val] = ttest2(reshape(R(1:N,:),N*2,1), reshape(R(N+1:end,:),N*2,1));
    %meas = (atanh(corr(R_tr_g1(:,1), R_tr_g1(:,2))) - atanh(corr(R_tr_g2(:,1), R_tr_g2(:,2))))*(atanh(corr(R_tr(:,1), R_tr(:,2))))*norminv(1-p_val,0,1);
    title(sprintf('V_{corr} = %1.4f', meas),'fontsize',8)
    axis square
end





%% Try out Real Data

msr = 1;

% ROI Electrode positions
% Biosemi 128 Electrodes System Radial ABC
Electrodes_ROIs

% Hypotheses Matrix
trl_mat = [kron([1;2],ones(64,1)) kron([1;2;1;2],ones(32,1))];
Perceptual_Mat_full = zeros(size(trl_mat,1));
Semantic_Mat_full = zeros(size(trl_mat,1));
for i = 1:size(trl_mat,1)-1
    for j = (i+1):size(trl_mat,1)
        if(j ~= size(trl_mat,1) - (i - 1))
            if(trl_mat(i,1) == 1 && trl_mat(j,1) == 1)
                Perceptual_Mat_full(i,j) = 1;
            elseif(trl_mat(i,1) == 2 && trl_mat(j,1) == 2)
                Perceptual_Mat_full(i,j) = 2;
            else
                Perceptual_Mat_full(i,j) = -1;
            end

            if(trl_mat(i,2) == 1 && trl_mat(j,2) == 1)
                Semantic_Mat_full(i,j) = 1;
            elseif(trl_mat(i,2) == 2 && trl_mat(j,2) == 2)
                Semantic_Mat_full(i,j) = 2;
            else
                Semantic_Mat_full(i,j) = -1;
            end
        end
    end
end

Perceptual_Mat_red16 = zeros(16);
Semantic_Mat_red16 = zeros(16);
for i = 1:16-1
    for j = (i+1):16
        if(j ~= 16 - (i - 1))
            if(trl_mat(8*i,1) == 1 && trl_mat(8*j,1) == 1)
                Perceptual_Mat_red16(i,j) = 1;
            elseif(trl_mat(8*i,1) == 2 && trl_mat(8*j,1) == 2)
                Perceptual_Mat_red16(i,j) = 2;
            else
                Perceptual_Mat_red16(i,j) = -1;
            end

            if(trl_mat(8*i,2) == 1 && trl_mat(8*j,2) == 1)
                Semantic_Mat_red16(i,j) = 1;
            elseif(trl_mat(8*i,2) == 2 && trl_mat(8*j,2) == 2)
                Semantic_Mat_red16(i,j) = 2;
            else
                Semantic_Mat_red16(i,j) = -1;
            end
        end
    end
end

% Load Data 
% Subject Names
load('RSA_Data_Enc','Subj_names')

% Create Data Struct for Encoding
tmp_strct_enc = load('RSA_Data_Enc');
measures = tmp_strct_enc.RSA_Data_CM.OCC.meas16;
tmp_strct_ret = load('RSA_Data_Ret');
RSA_Data_Enc = [];
RSA_Data_Ret = [];
for sub = 1:length(Subj_names)
    if(sub == 1)
        RSA_Data_Enc.Names   = Subj_names;
        for fn = fieldnames(tmp_strct_enc.(['RSA_Data_',Subj_names{sub}]).OCC)'
            RSA_Data_Enc.(fn{1}) = tmp_strct_enc.(['RSA_Data_',Subj_names{sub}]).OCC.(fn{1});
        end
        RSA_Data_Enc = rmfield(RSA_Data_Enc, {'Name','TimeVec1024','RSA_full','MDS_full','RSA_16','Encoding_Data','TrialInfo'...
                                      'rsa_dim','curROI','curROI_name'});
        RSA_Data_Enc.OCC_ROI = tmp_strct_enc.(['RSA_Data_',Subj_names{sub}]).OCC.curROI; 
        RSA_Data_Enc.TMP_ROI = tmp_strct_enc.(['RSA_Data_',Subj_names{sub}]).TMP.curROI;
        RSA_Data_Enc.FRT_ROI = tmp_strct_enc.(['RSA_Data_',Subj_names{sub}]).FRT.curROI;
        RSA_Data_Enc.CNT_ROI = tmp_strct_enc.(['RSA_Data_',Subj_names{sub}]).CNT.curROI;
        RSA_Data_Enc.PRT_ROI = tmp_strct_enc.(['RSA_Data_',Subj_names{sub}]).PRT.curROI;

        RSA_Data_Ret.Names   = Subj_names;
        for fn = fieldnames(tmp_strct_ret.(['RSA_Data_',Subj_names{sub}]).OCC)'
            RSA_Data_Ret.(fn{1}) = tmp_strct_ret.(['RSA_Data_',Subj_names{sub}]).OCC.(fn{1});
        end
        RSA_Data_Ret = rmfield(RSA_Data_Ret, {'Name','TimeVec1024','RSA_full','MDS_full','RSA_16','Retrieval_Data','TrialInfo'...
                                      'rsa_dim','curROI','curROI_name'});
        RSA_Data_Ret.OCC_ROI = tmp_strct_ret.(['RSA_Data_',Subj_names{sub}]).OCC.curROI; 
        RSA_Data_Ret.TMP_ROI = tmp_strct_ret.(['RSA_Data_',Subj_names{sub}]).TMP.curROI;
        RSA_Data_Ret.FRT_ROI = tmp_strct_ret.(['RSA_Data_',Subj_names{sub}]).FRT.curROI;
        RSA_Data_Ret.CNT_ROI = tmp_strct_ret.(['RSA_Data_',Subj_names{sub}]).CNT.curROI;
        RSA_Data_Ret.PRT_ROI = tmp_strct_ret.(['RSA_Data_',Subj_names{sub}]).PRT.curROI;

    end

    if(~isempty(tmp_strct_enc.(['RSA_Data_',Subj_names{sub}]).OCC.RSA_full))
        RSA_Data_Enc.OCC.full_Data(sub,:,:,:) = permute(tmp_strct_enc.(['RSA_Data_',Subj_names{sub}]).OCC.RSA_full{1,msr},[3 1 2]);
        RSA_Data_Enc.TMP.full_Data(sub,:,:,:) = permute(tmp_strct_enc.(['RSA_Data_',Subj_names{sub}]).TMP.RSA_full{1,msr},[3 1 2]);
        RSA_Data_Enc.FRT.full_Data(sub,:,:,:) = permute(tmp_strct_enc.(['RSA_Data_',Subj_names{sub}]).FRT.RSA_full{1,msr},[3 1 2]);
        RSA_Data_Enc.CNT.full_Data(sub,:,:,:) = permute(tmp_strct_enc.(['RSA_Data_',Subj_names{sub}]).CNT.RSA_full{1,msr},[3 1 2]);
        RSA_Data_Enc.PRT.full_Data(sub,:,:,:) = permute(tmp_strct_enc.(['RSA_Data_',Subj_names{sub}]).PRT.RSA_full{1,msr},[3 1 2]);
    end
    RSA_Data_Enc.OCC.red16_Data(sub,:,:,:) = permute(tmp_strct_enc.(['RSA_Data_',Subj_names{sub}]).OCC.RSA_16{1,msr},[3 1 2]);
    RSA_Data_Enc.TMP.red16_Data(sub,:,:,:) = permute(tmp_strct_enc.(['RSA_Data_',Subj_names{sub}]).TMP.RSA_16{1,msr},[3 1 2]);
    RSA_Data_Enc.FRT.red16_Data(sub,:,:,:) = permute(tmp_strct_enc.(['RSA_Data_',Subj_names{sub}]).FRT.RSA_16{1,msr},[3 1 2]);
    RSA_Data_Enc.CNT.red16_Data(sub,:,:,:) = permute(tmp_strct_enc.(['RSA_Data_',Subj_names{sub}]).CNT.RSA_16{1,msr},[3 1 2]);
    RSA_Data_Enc.PRT.red16_Data(sub,:,:,:) = permute(tmp_strct_enc.(['RSA_Data_',Subj_names{sub}]).PRT.RSA_16{1,msr},[3 1 2]);

    if(~isempty(tmp_strct_ret.(['RSA_Data_',Subj_names{sub}]).OCC.RSA_full))
        RSA_Data_Ret.OCC.full_Data(sub,:,:,:) = permute(tmp_strct_ret.(['RSA_Data_',Subj_names{sub}]).OCC.RSA_full{1,msr},[3 1 2]);
        RSA_Data_Ret.TMP.full_Data(sub,:,:,:) = permute(tmp_strct_ret.(['RSA_Data_',Subj_names{sub}]).TMP.RSA_full{1,msr},[3 1 2]);
        RSA_Data_Ret.FRT.full_Data(sub,:,:,:) = permute(tmp_strct_ret.(['RSA_Data_',Subj_names{sub}]).FRT.RSA_full{1,msr},[3 1 2]);
        RSA_Data_Ret.CNT.full_Data(sub,:,:,:) = permute(tmp_strct_ret.(['RSA_Data_',Subj_names{sub}]).CNT.RSA_full{1,msr},[3 1 2]);
        RSA_Data_Ret.PRT.full_Data(sub,:,:,:) = permute(tmp_strct_ret.(['RSA_Data_',Subj_names{sub}]).PRT.RSA_full{1,msr},[3 1 2]);
    end
    RSA_Data_Ret.OCC.red16_Data(sub,:,:,:) = permute(tmp_strct_ret.(['RSA_Data_',Subj_names{sub}]).OCC.RSA_16{1,msr},[3 1 2]);
    RSA_Data_Ret.TMP.red16_Data(sub,:,:,:) = permute(tmp_strct_ret.(['RSA_Data_',Subj_names{sub}]).TMP.RSA_16{1,msr},[3 1 2]);
    RSA_Data_Ret.FRT.red16_Data(sub,:,:,:) = permute(tmp_strct_ret.(['RSA_Data_',Subj_names{sub}]).FRT.RSA_16{1,msr},[3 1 2]);
    RSA_Data_Ret.CNT.red16_Data(sub,:,:,:) = permute(tmp_strct_ret.(['RSA_Data_',Subj_names{sub}]).CNT.RSA_16{1,msr},[3 1 2]);
    RSA_Data_Ret.PRT.red16_Data(sub,:,:,:) = permute(tmp_strct_ret.(['RSA_Data_',Subj_names{sub}]).PRT.RSA_16{1,msr},[3 1 2]);

    RSA_Data_Enc.Encoding_Data{sub} = tmp_strct_enc.(['RSA_Data_',Subj_names{sub}]).OCC.Encoding_Data;
    RSA_Data_Enc.TrialInfo{sub} = tmp_strct_enc.(['RSA_Data_',Subj_names{sub}]).OCC.TrialInfo;

    RSA_Data_Ret.Retrieval_Data{sub} = tmp_strct_ret.(['RSA_Data_',Subj_names{sub}]).OCC.Retrieval_Data;
    RSA_Data_Ret.TrialInfo{sub} = tmp_strct_ret.(['RSA_Data_',Subj_names{sub}]).OCC.TrialInfo;

end
clear tmp_strct_enc tmp_strct_ret


% Plot Scattergrams of Real Data

ROI = {'OCC','TMP','FRT','CNT','PRT'};
r = 1;
N = 56;


figure('Pos', [326 71 1291 912])

for sbp = 1:9
    
    enc_samp = datasample(1:length(RSA_Data_Enc.TimeVec),1);
    ret_samp = datasample(1:length(RSA_Data_Ret.TimeVec),1);
    
    cur_data1 = nanmean(squeeze(RSA_Data_Enc.(ROI{r}).red16_Data(:,enc_samp,Perceptual_Mat_red16 > 0))',2);
    cur_data2 = nanmean(squeeze(RSA_Data_Ret.(ROI{r}).red16_Data(:,enc_samp,Perceptual_Mat_red16 > 0))',2);
    gr_WI = [reshape(cur_data1,[],1) reshape(cur_data2,[],1)];
    
    cur_data1 = nanmean(squeeze(RSA_Data_Enc.(ROI{r}).red16_Data(:,enc_samp,Perceptual_Mat_red16 < 0))',2);
    cur_data2 = nanmean(squeeze(RSA_Data_Ret.(ROI{r}).red16_Data(:,enc_samp,Perceptual_Mat_red16 < 0))',2);
    gr_BT = [reshape(cur_data1,[],1) reshape(cur_data2,[],1)];
    
    R_tr = [gr_WI; gr_BT];
    
    h = subplot(3,3,sbp);
    plot(gr_WI(:,1),gr_WI(:,2),'ro')
    hold on
    plot(gr_BT(:,1),gr_BT(:,2),'go')  
    hold on
    B = polyfit(R_tr(:,1), R_tr(:,2),1);
    ls1 = plot(linspace(min(R_tr(:,1)), max(R_tr(:,1)),N),B(2) + linspace(min(R_tr(:,1)), max(R_tr(:,1)),N)*B(1),'--m','linewidth',1.5);
    text(ls1.XData(end), ls1.YData(end),strrep(sprintf('r = %1.3f',corr(R_tr(:,1), R_tr(:,2))),'0.','.'),'Color','m')
    B = polyfit(R_tr(1:N,1), R_tr(1:N,2),1);
    ls2 = plot(linspace(min(R_tr(1:N,1)), max(R_tr(1:N,1)),N),B(2) + linspace(min(R_tr(1:N,1)), max(R_tr(1:N,1)),N)*B(1),'--r','linewidth',1.5);
    text(ls2.XData(end), ls2.YData(end),strrep(sprintf('r = %1.3f',corr(R_tr(1:N,1), R_tr(1:N,2))),'0.','.'),'Color','r')
    B = polyfit(R_tr(N+1:end,1), R_tr(N+1:end,2),1);
    ls3 = plot(linspace(min(R_tr(N+1:end,1)), max(R_tr(N+1:end,1)),N),B(2) + linspace(min(R_tr(N+1:end,1)), max(R_tr(N+1:end,1)),N)*B(1),'--g','linewidth',1.5);
    text(ls3.XData(end), ls3.YData(end),strrep(sprintf('r = %1.3f',corr(R_tr(N+1:end,1), R_tr(N+1:end,2))),'0.','.'),'Color','g')
    hold off
    [~,p_val] = ttest2(reshape(R_tr(1:N,:),N*2,1), reshape(R_tr(N+1:end,:),N*2,1));
    meas = (abs(norminv(p_val,0,1))/(atanh(corr(gr_WI(:,1), gr_WI(:,2))) - atanh(corr(gr_BT(:,1), gr_BT(:,2)))))*(atanh(corr(R_tr(:,1), R_tr(:,2))));
    title(sprintf('Enc: %1.3f - Ret: %1.3f - V_{corr} = %1.4f', RSA_Data_Enc.TimeVec(enc_samp), RSA_Data_Ret.TimeVec(ret_samp), meas),'fontsize',8)
    axis square
    set(h,'xlim',[0.4 0.65],'ylim',[0.4 0.65])
    axis square
end
